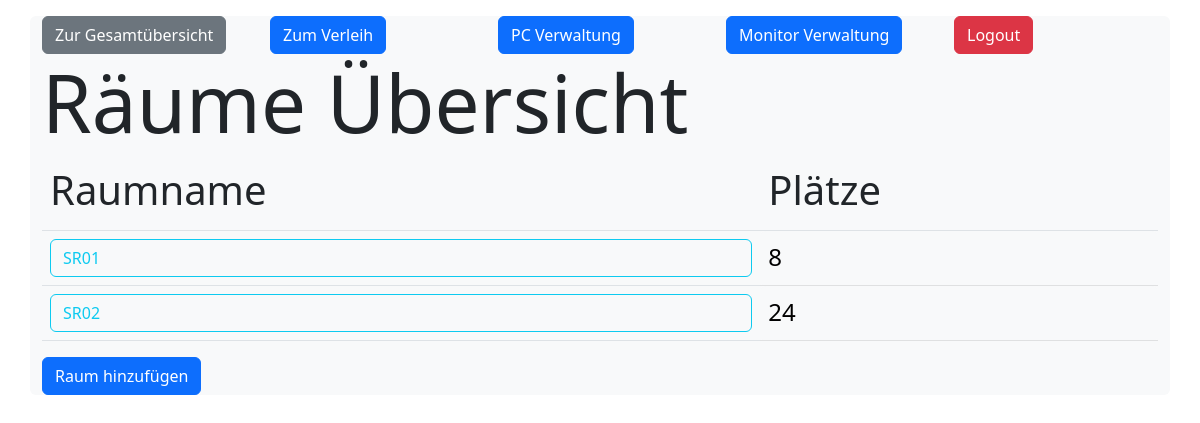
Before: /itinventory/ (signed in) with the older database file.
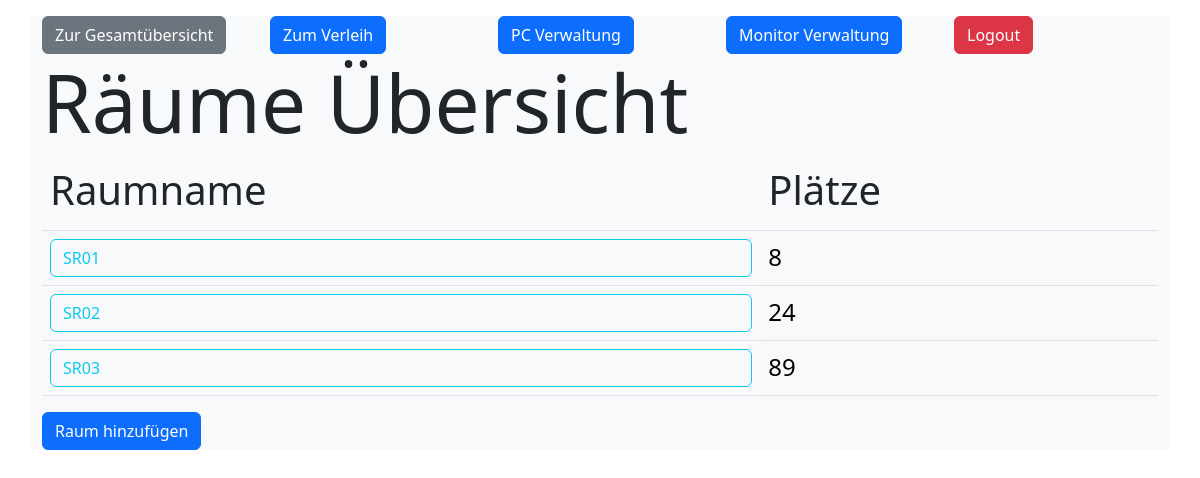
After: the same page with the newer database file.
### itinventory/models.py (models this page shows)
class Rooms(models.Model):
  roomname = models.CharField(max_length=255)
  anzahlplaetze = models.IntegerField(default=None)

### itinventory/views.py (the view)
# urls.py: path('', views.index, name='itinventory'),
@login_required
def index(request):
    myrooms = Rooms.objects.filter().exclude(id=11).values()
    template = loader.get_template('index.html')
    context = {
        'myrooms': myrooms,
    }
    return HttpResponse(template.render(context, request))

### itinventory/templates/index.html (shortened to what this page needs)
{% load static %}
<!doctype html>
<html lang="en">
<head>
  <link href="https://cdn.jsdelivr.net/npm/bootstrap@5.2.2/dist/css/bootstrap.min.css" rel="stylesheet"
>
</head>
<body>
  <div class="container bg-light rounded my-3">
    <div class="row">
      <div class="col">
        <a href="/itinventory/platzviewFilterGesamt" class="btn btn-secondary">Zur Gesamtübersicht</a>
      </div>
      <div class="col">
        <a href="/itinventory/platzviewFilterVerleih/11" class="btn btn-primary">Zum Verleih</a>
      </div>
      <div class="col">
        <a href="/itinventory/pcs" class="btn btn-primary">PC Verwaltung</a>
      </div>
      <div class="col">
        <a href="/itinventory/monitors/" class="btn btn-primary">Monitor Verwaltung</a>
      </div>
      <div class="col">
        <a href="/itinventory/logout/" class="btn btn-danger">Logout</a>
      </div>
    </div>
    <div class="row">
      <div class="col-12">
        <h1 class="display-1">Räume Übersicht</h1>
        <table class="table ">
          <tr class="table">
            <th>
              <h6 class="display-6">Raumname</h6>
            </th>
            <th>
              <h6 class="display-6">Plätze</h6>
            </th>
          </tr>
          {% for line in myrooms %}
          <tr>
            <td>
              <a href="platzviewFilter/{{ line.id }}" class="btn btn-outline-info w-100 text-start">
                {{ line.roomname}}</a>
            </td>
            <td class="fs-4 table-light rounded ">{{ line.anzahlplaetze }}</td>
          </tr>
          {% endfor %}
        </table>
        <a href="/itinventory/addraum" class="btn btn-primary">Raum hinzufügen</a>
      </div>
    </div>
  </div>
</body>
</html>

Changed rows visible on the page:
added Rooms: roomname "SR03", anzahlplaetze "89"
